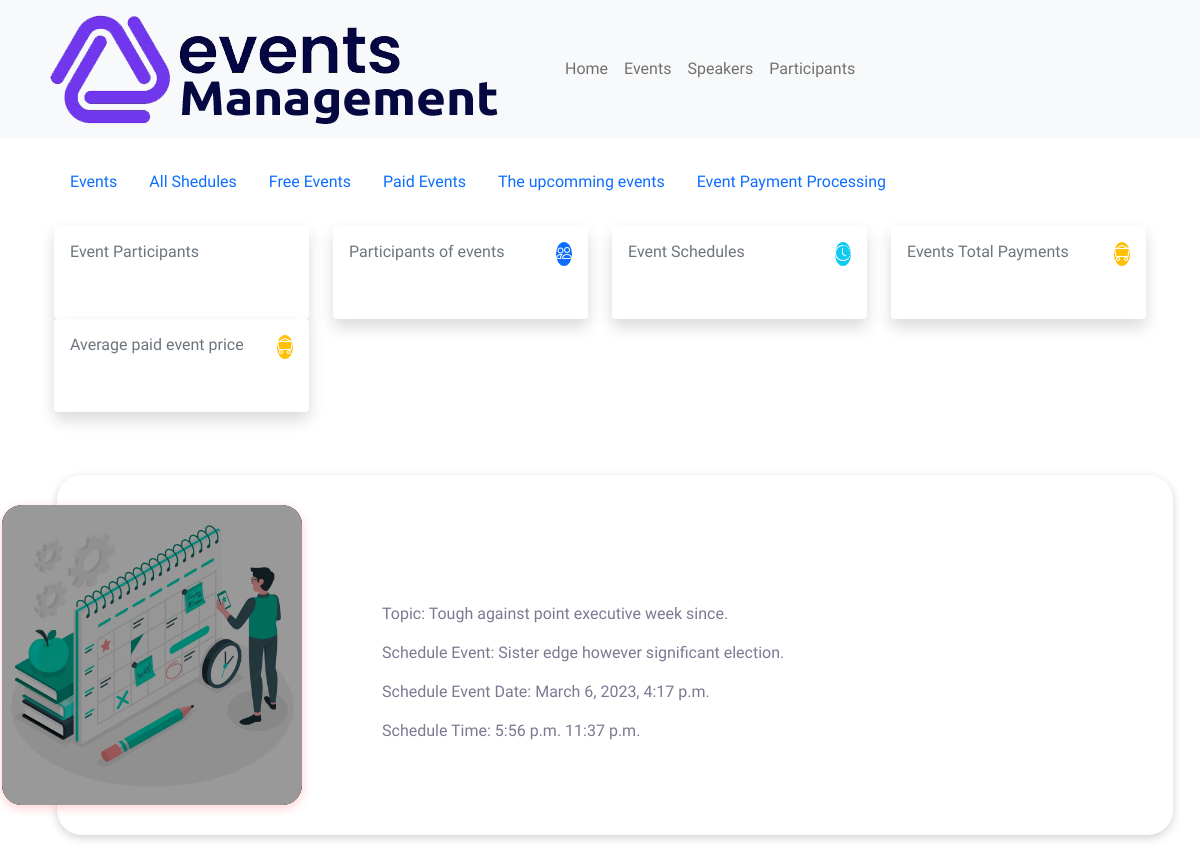
/schedule/Tough against point executive week since./, run on the app's committed database.
### events/models.py (models this page shows, shortened)
class Schedule(models.Model):
    start_time = models.TimeField()
    end_time = models.TimeField()
    topic = models.CharField(max_length=255)
    event = models.ForeignKey(Event, on_delete=models.CASCADE)
    speaker = models.ForeignKey(Speaker, on_delete=models.SET_NULL, null=True, blank=True)

class Event(models.Model):
    title = models.CharField(max_length=255)
    description = models.TextField()
    start_date = models.DateTimeField()
    end_date = models.DateTimeField()
    location = models.CharField(max_length=255)
    category = models.ForeignKey(Category, on_delete=models.CASCADE)
    is_free = models.BooleanField(default=True)

### events/views.py (the view)
# urls.py: path('schedule/<str:topic>/', views.schedule_detail, name='schedule-detail'),
def schedule_detail(request, topic):
    schedule = get_object_or_404(Schedule, topic=topic)
    return render(request, 'schedules/detail.html', {'schedule': schedule})

### events/utils.py (called while the page is built)
def add_commas(number):
    return '{:,.2f}'.format(number)

### templates/schedules/detail.html
{% extends "base_generic.html" %} {% block content %}
{% load static %}
<div class="container">
  {% include 'partials/sub-header.html' %}
  {% include 'partials/metrics.html' %}
  <div class="row mt-5">
    <div class="preview-card">
      <div class="preview-card__wrp">
        <div class="preview-card__item">
          <div class="preview-card__img">
            <img
              src="{% static 'images/schedule.avif' %}"
              alt=""
            />
          </div>
          <div class="preview-card__content">
            <span class="preview-card__code">Topic: {{ schedule.topic }} </span>
            <div class="preview-card__code">Schedule Event: {{ schedule.event.title }}</div>
            <div class="preview-card__code">Schedule Event Date: {{ schedule.event.start_date }}</div>
            <div class="preview-card__code">Schedule Time: {{ schedule.start_time }} {{schedule.end_time}} </div>
          </div>
        </div>
      </div>
    </div>
  </div>
</div>
{% endblock %}

### static/assets/css/custom.css (style rules this page uses)
* { box-sizing: border-box; }
body { background-color: #fff; min-height: 100vh; font-family: "Fira Sans", sans-serif; }
.preview-card { position: relative; margin: 15px; background: #fff; box-shadow: 0px 3px 10px rgba(34, 35, 58, 0.2); padding: 30px 25px 30px; border-radius: 25px; transition: all 0.3s; }
.preview-card__item { display: flex; align-items: center; }
.preview-card__img { width: 300px; flex-shrink: 0; height: 300px; background-image: linear-gradient(147deg, #000 0%, #000 74%); box-shadow: 0px 3px 10px 1px rgba(252, 56, 56, 0.2); border-radius: 20px; transform: translateX(-80px); overflow: hidden; }
.preview-card__img:after { content: ""; position: absolute; top: 0; left: 0; width: 100%; height: 100%; background-image: linear-gradient(147deg, #000 0%, #000 74%); border-radius: 20px; opacity: 0.4; }
.preview-card__img img { width: 100%; height: 100%; object-fit: cover; display: block; opacity: 1; border-radius: 20px; transition: all 0.3s; }
.preview-card__content { padding-right: 25px; }
.preview-card__content > * { transform: translateY(25px); transition: all 0.4s; }
.preview-card__code { color: #7b7992; margin-bottom: 15px; display: block; font-weight: 500; }

### static/assets/css/cards.css (style rules this page uses)
body { font-family: "Andika New Basic", sans-serif; font-size: 16px; color: #ffffff; text-rendering: optimizeLegibility; font-weight: initial; }

### data on the page
Schedule: topic "Tough against point executive week since.", event "Sister edge however significant election.", event.start_date "March 6, 2023, 4:17 p.m.", start_time "5:56 p.m.", end_time "11:37 p.m."
